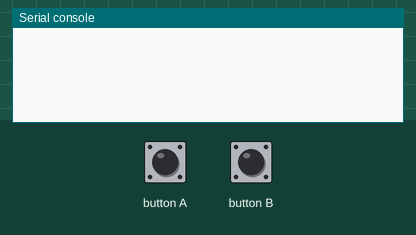
Simulated run of this program. Board: BBC micro:bit (MakeCode). On the bench: the last lines printed to the serial console. The test bench sets the inputs (shaded band).

Above: at 1.2 s.
1.3 s: button A pressed for 0.15 s
At 2.6 s:
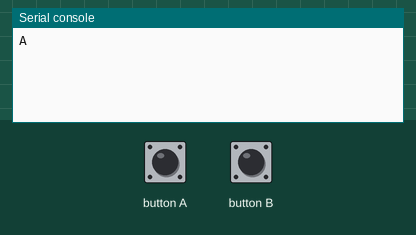
2.9 s: button A pressed for 0.15 s
At 4.0 s:
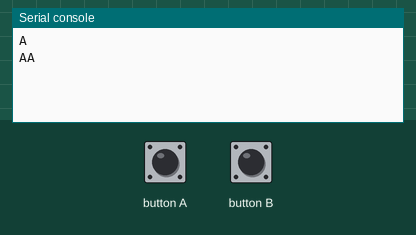
4.5 s: button A pressed for 0.15 s
At 5.2 s:
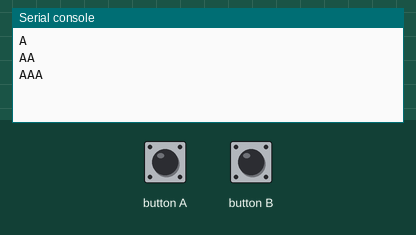
6.1 s: button A pressed for 0.15 s
At 7.4 s:
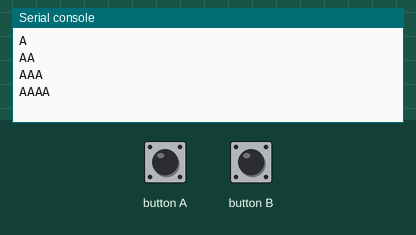
7.7 s: button A pressed for 0.15 s
At 8.8 s:
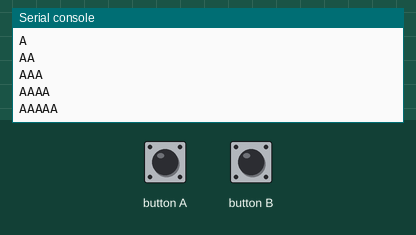
9.3 s: button A pressed 2 times (0.12 s each, 0.3 s apart)
At 10.3 s:
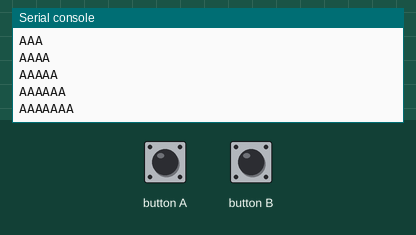

Measured:
- after the input at 1.3 s, the serial console: prints a new line after 0.15 s (image 1)
- after the input at 2.9 s, the serial console: prints a new line after 0.15 s (image 2)
- after the input at 4.5 s, the serial console: prints a new line after 0.15 s (image 3)
- after the input at 6.1 s, the serial console: prints a new line after 0.15 s (image 4)
- after the input at 7.7 s, the serial console: prints a new line after 0.15 s (image 5)
- after the input at 9.3 s, the serial console: prints a new line after 0.12 s (image 6)

The program:

main.ts
```typescript
input.onButtonPressed(Button.A, function () {
    temp = "" + user_key + "A"
    user_key = temp
    serial.writeLine(user_key)
})
input.onButtonPressed(Button.B, function () {

})
let temp = ""
let user_key = ""
let secret = 3791
let key = "BBABAA"
user_key = ""
```

test.ts
```typescript
// aquí va el archivo "tests"; esto no se compilará cuando este paquete se utilice como una extensión.
```
